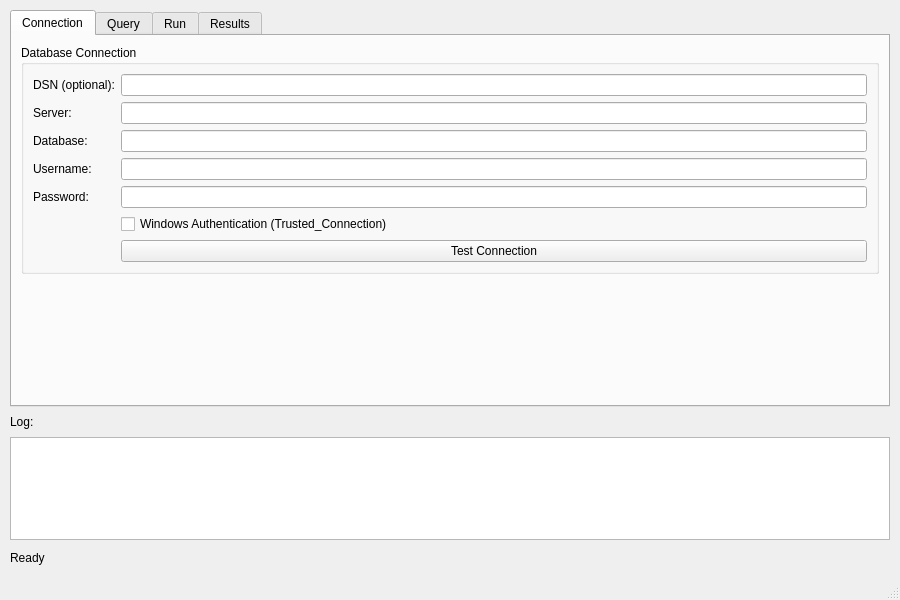
<?xml version="1.0" encoding="UTF-8"?>
<ui version="4.0">
 <class>MainWindow</class>
 <widget class="QMainWindow" name="MainWindow">
  <property name="geometry">
   <rect>
    <x>0</x>
    <y>0</y>
    <width>900</width>
    <height>600</height>
   </rect>
  </property>
  <property name="windowTitle">
   <string>PyQt SQLStress</string>
  </property>
  <widget class="QWidget" name="centralwidget">
   <layout class="QVBoxLayout" name="verticalLayout">
    <property name="spacing">
     <number>8</number>
    </property>
    <property name="margin">
     <number>10</number>
    </property>
    <item>
     <widget class="QTabWidget" name="tabWidget">
      <property name="currentIndex">
       <number>0</number>
      </property>
      <!-- CONNECTION TAB -->
      <widget class="QWidget" name="tabConnection">
       <attribute name="title">
        <string>Connection</string>
       </attribute>
       <layout class="QVBoxLayout" name="verticalLayout_conn">
        <item>
         <widget class="QGroupBox" name="groupBox_conn">
          <property name="title">
           <string>Database Connection</string>
          </property>
          <layout class="QGridLayout" name="gridLayout_conn">
           <item row="0" column="0"><widget class="QLabel" name="label_dsn"><property name="text"><string>DSN (optional):</string></property></widget></item>
           <item row="0" column="1"><widget class="QLineEdit" name="edit_dsn"/></item>
           <item row="1" column="0"><widget class="QLabel" name="label_server"><property name="text"><string>Server:</string></property></widget></item>
           <item row="1" column="1"><widget class="QLineEdit" name="edit_server"/></item>
           <item row="2" column="0"><widget class="QLabel" name="label_db"><property name="text"><string>Database:</string></property></widget></item>
           <item row="2" column="1"><widget class="QLineEdit" name="edit_database"/></item>
           <item row="3" column="0"><widget class="QLabel" name="label_user"><property name="text"><string>Username:</string></property></widget></item>
           <item row="3" column="1"><widget class="QLineEdit" name="edit_username"/></item>
           <item row="4" column="0"><widget class="QLabel" name="label_pass"><property name="text"><string>Password:</string></property></widget></item>
           <item row="4" column="1"><widget class="QLineEdit" name="edit_password"><property name="echoMode"><enum>QLineEdit::Password</enum></property></widget></item>
           <item row="5" column="1"><widget class="QCheckBox" name="check_trusted"><property name="text"><string>Windows Authentication (Trusted_Connection)</string></property></widget></item>
           <item row="6" column="1"><widget class="QPushButton" name="btn_testConn"><property name="text"><string>Test Connection</string></property></widget></item>
          </layout>
         </widget>
        </item>
        <item>
         <widget class="QLabel" name="label_connMsg">
          <property name="alignment">
           <set>Qt::AlignCenter</set>
          </property>
          <property name="styleSheet">
           <string notr="true">font-size: 14pt; font-weight: bold;</string>
          </property>
          <property name="text">
           <string/>
          </property>
         </widget>
        </item>
       </layout>
      </widget>
      <!-- QUERY TAB -->
      <widget class="QWidget" name="tabQuery">
       <attribute name="title">
        <string>Query</string>
       </attribute>
       <layout class="QVBoxLayout" name="verticalLayout_query">
        <item>
         <layout class="QHBoxLayout" name="horizontalLayout_queryOpts">
          <item>
           <widget class="QCheckBox" name="check_autocommit">
            <property name="text">
             <string>Autocommit (disable transactions)</string>
            </property>
           </widget>
          </item>
          <item>
           <spacer name="horizontalSpacer">
            <property name="orientation"><enum>Qt::Horizontal</enum></property>
            <property name="sizeHint" stdset="0"><size><width>40</width><height>20</height></size></property>
           </spacer>
          </item>
         </layout>
        </item>
        <item>
         <widget class="QPlainTextEdit" name="edit_query">
          <property name="placeholderText"><string>Write your query...</string></property>
         </widget>
        </item>
       </layout>
      </widget>
      <!-- RUN TAB -->
      <widget class="QWidget" name="tabRun">
       <attribute name="title"><string>Run</string></attribute>
       <layout class="QVBoxLayout" name="verticalLayout_runTab">
        <item>
         <widget class="QGroupBox" name="groupBox_runSettings">
          <property name="title"><string>Run Settings</string></property>
          <layout class="QGridLayout" name="gridLayout_run">
           <item row="0" column="0"><widget class="QLabel" name="label_threads"><property name="text"><string>Threads:</string></property></widget></item>
           <item row="0" column="1"><widget class="QSpinBox" name="spin_threads"><property name="minimum"><number>1</number></property><property name="maximum"><number>256</number></property><property name="value"><number>4</number></property></widget></item>
           <item row="1" column="0"><widget class="QLabel" name="label_iter"><property name="text"><string>Iterations / Thread:</string></property></widget></item>
           <item row="1" column="1"><widget class="QSpinBox" name="spin_iterations"><property name="minimum"><number>1</number></property><property name="maximum"><number>1000000</number></property><property name="value"><number>100</number></property></widget></item>
           <item row="2" column="0"><widget class="QLabel" name="label_delay"><property name="text"><string>Delay between iterations:</string></property></widget></item>
           <item row="2" column="1"><widget class="QSpinBox" name="spin_delay"><property name="suffix"><string> ms</string></property><property name="maximum"><number>60000</number></property><property name="value"><number>0</number></property></widget></item>
          </layout>
         </widget>
        </item>
        <item>
         <layout class="QHBoxLayout" name="horizontalLayout_runBtns">
          <item><spacer name="horizontalSpacer_2"><property name="orientation"><enum>Qt::Horizontal</enum></property><property name="sizeHint" stdset="0"><size><width>40</width><height>20</height></size></property></spacer></item>
          <item><widget class="QPushButton" name="btn_run"><property name="text"><string>Run</string></property></widget></item>
          <item><widget class="QPushButton" name="btn_stop"><property name="text"><string>Stop</string></property><property name="enabled"><bool>false</bool></property></widget></item>
         </layout>
        </item>
        <item>
         <widget class="QLabel" name="timerLabel">
          <property name="text"><string>00:00.000</string></property>
          <property name="alignment"><set>Qt::AlignCenter</set></property>
          <property name="styleSheet"><string notr="true">font-size: 16pt; font-weight: bold;</string></property>
         </widget>
        </item>
       </layout>
      </widget>
      <!-- RESULTS TAB -->
      <widget class="QWidget" name="tabResults">
       <attribute name="title"><string>Results</string></attribute>
       <layout class="QVBoxLayout" name="verticalLayout_results">
        <item>
        <widget class="QTableWidget" name="table_summary">
 <property name="minimumHeight">
  <number>200</number>
 </property>
 <sizepolicy hsizetype="Expanding" vsizetype="Preferred" horstretch="0" verstretch="0"/>
 <column>
  <property name="text">
   <string>Metric</string>
  </property>
 </column>
 <column>
  <property name="text">
   <string>Value</string>
  </property>
 </column>
</widget>



        </item>
        <item>
         <widget class="QGroupBox" name="groupBox_cpuGraph">
          <property name="title"><string>Performance Graph</string></property>
          <layout class="QVBoxLayout" name="verticalLayout_cpu">
           <item>
            <widget class="QWidget" name="cpuPlotWidget">
             <property name="minimumSize"><size><width>400</width><height>200</height></size></property>
            </widget>
           </item>
          </layout>
         </widget>
        </item>
       </layout>
      </widget>
     </widget>
    </item>
    <!-- LOG -->
    <item>
     <widget class="QLabel" name="label_logTitle"><property name="text"><string>Log:</string></property></widget>
    </item>
    <item>
     <widget class="QPlainTextEdit" name="edit_log">
      <property name="readOnly"><bool>true</bool></property>
      <property name="maximumBlockCount"><number>2000</number></property>
     </widget>
    </item>
    <item>
     <layout class="QHBoxLayout" name="horizontalLayout_status">
      <item><widget class="QLabel" name="label_status"><property name="text"><string>Ready</string></property></widget></item>
      <item><spacer name="horizontalSpacer_3"><property name="orientation"><enum>Qt::Horizontal</enum></property><property name="sizeHint" stdset="0"><size><width>40</width><height>20</height></size></property></spacer></item>
     </layout>
    </item>
   </layout>
  </widget>
  <widget class="QStatusBar" name="statusbar"/>
 </widget>
 <resources/>
 <connections/>
</ui>
